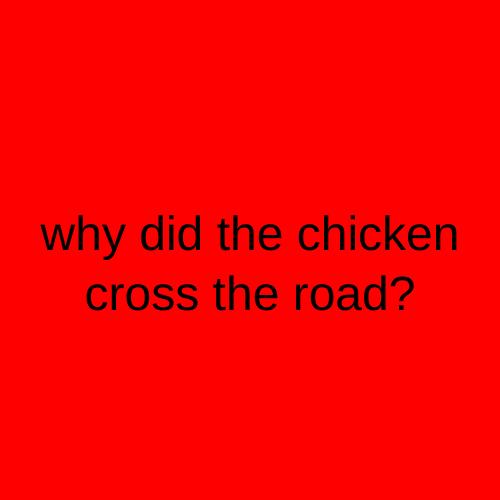
Frame 1 (no input)
Frame 60 (no input): identical to frame 1, image omitted
Frame 120 (the mouse pressed at the canvas centre since frame 60): identical to frame 1, image omitted

The p5.js sketch that drew this single still picture (run headless with seeded random() and noise() and a simulated clock; from frame 60 on, the mouse is pressed at the canvas centre):

// p5.js sketch
// ── sketch.js
let state = 0 ;

function setup() {
  createCanvas(500, 500);
  textAlign(CENTER) ;
  textSize(48) ;
}

function draw() {
  switch(state){
    case 0:
    background('red') ;
    text("why did the chicken\ncross the road?", width/2, height/2) ;
    break ;

    case 1:
    background('green') ;
    text("to get to the other side", width/2, height/2) ;
    break ;

  }
}

function mouseReleased() {
  state++ ;
  if (state > 1) {
    state = 0 ; 
  }
}
